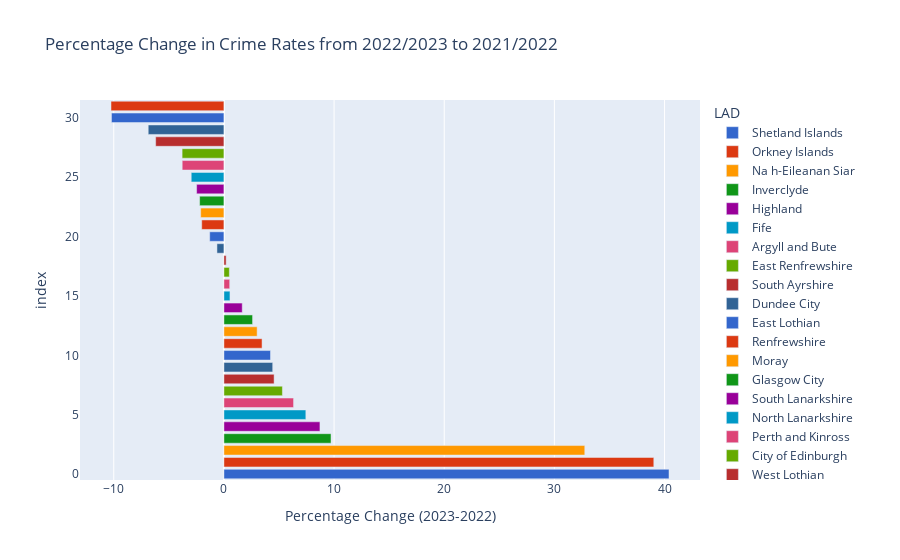

Source (notebook cell):
### Code cell
# Question 2: Which counties show highest increase and decrease in crime rates, over the past two years?
# Here I will select all crimes and calculate percentage changes between the last two years, for each county
all_crimes_df = crimes_ratios_df[crimes_ratios_df["Crime"]=="All Crimes"]
all_crimes_pivoted_df = pd.pivot_table(all_crimes_df, values="Value", index=["LAD"], columns="Date")
all_crimes_pivoted_df["Percentage Change (2023-2022)"] = ((all_crimes_pivoted_df["2022/2023"] - all_crimes_pivoted_df["2021/2022"])  / all_crimes_pivoted_df["2021/2022"] ) * 100

# Here I am plotting the bar graph of percentage changes
fig = px.bar(data_frame=all_crimes_pivoted_df.sort_values("Percentage Change (2023-2022)", ascending=False).reset_index(),
             x="Percentage Change (2023-2022)", color="LAD",
             color_discrete_sequence=px.colors.qualitative.G10,
             title="Percentage Change in Crime Rates from 2022/2023 to 2021/2022")
fig.show()
fig.write_html("assets/percent_change_crimes.html", default_width="100%", default_height="100%")

### Figure 1 — Plotly figure (JSON) as saved in the notebook; plotly's stock layout.template omitted (floating-point values rounded to 4 significant figures)
{"data": [{"alignmentgroup": "True", "hovertemplate": "LAD=Shetland Islands<br>Percentage Change (2023-2022)=%{x}<br>index=%{y}<extra></extra>", "legendgroup": "Shetland Islands", "marker": {"color": "#3366CC", "pattern": {"shape": ""}}, "name": "Shetland Islands", "offsetgroup": "Shetland Islands", "orientation": "h", "showlegend": true, "textposition": "auto", "type": "bar", "x": [40.4], "xaxis": "x", "y": [0], "yaxis": "y"}, {"alignmentgroup": "True", "hovertemplate": "LAD=Orkney Islands<br>Percentage Change (2023-2022)=%{x}<br>index=%{y}<extra></extra>", "legendgroup": "Orkney Islands", "marker": {"color": "#DC3912", "pattern": {"shape": ""}}, "name": "Orkney Islands", "offsetgroup": "Orkney Islands", "orientation": "h", "showlegend": true, "textposition": "auto", "type": "bar", "x": [39.02], "xaxis": "x", "y": [1], "yaxis": "y"}, {"alignmentgroup": "True", "hovertemplate": "LAD=Na h-Eileanan Siar<br>Percentage Change (2023-2022)=%{x}<br>index=%{y}<extra></extra>", "legendgroup": "Na h-Eileanan Siar", "marker": {"color": "#FF9900", "pattern": {"shape": ""}}, "name": "Na h-Eileanan Siar", "offsetgroup": "Na h-Eileanan Siar", "orientation": "h", "showlegend": true, "textposition": "auto", "type": "bar", "x": [32.76], "xaxis": "x", "y": [2], "yaxis": "y"}, {"alignmentgroup": "True", "hovertemplate": "LAD=Inverclyde<br>Percentage Change (2023-2022)=%{x}<br>index=%{y}<extra></extra>", "legendgroup": "Inverclyde", "marker": {"color": "#109618", "pattern": {"shape": ""}}, "name": "Inverclyde", "offsetgroup": "Inverclyde", "orientation": "h", "showlegend": true, "textposition": "auto", "type": "bar", "x": [9.722], "xaxis": "x", "y": [3], "yaxis": "y"}, {"alignmentgroup": "True", "hovertemplate": "LAD=Highland<br>Percentage Change (2023-2022)=%{x}<br>index=%{y}<extra></extra>", "legendgroup": "Highland", "marker": {"color": "#990099", "pattern": {"shape": ""}}, "name": "Highland", "offsetgroup": "Highland", "orientation": "h", "showlegend": true, "textposition": "auto", "type": "bar", "x": [8.718], "xaxis": "x", "y": [4], "yaxis": "y"}, {"alignmentgroup": "True", "hovertemplate": "LAD=Fife<br>Percentage Change (2023-2022)=%{x}<br>index=%{y}<extra></extra>", "legendgroup": "Fife", "marker": {"color": "#0099C6", "pattern": {"shape": ""}}, "name": "Fife", "offsetgroup": "Fife", "orientation": "h", "showlegend": true, "textposition": "auto", "type": "bar", "x": [7.436], "xaxis": "x", "y": [5], "yaxis": "y"}, {"alignmentgroup": "True", "hovertemplate": "LAD=Argyll and Bute<br>Percentage Change (2023-2022)=%{x}<br>index=%{y}<extra></extra>", "legendgroup": "Argyll and Bute", "marker": {"color": "#DD4477", "pattern": {"shape": ""}}, "name": "Argyll and Bute", "offsetgroup": "Argyll and Bute", "orientation": "h", "showlegend": true, "textposition": "auto", "type": "bar", "x": [6.322], "xaxis": "x", "y": [6], "yaxis": "y"}, {"alignmentgroup": "True", "hovertemplate": "LAD=East Renfrewshire<br>Percentage Change (2023-2022)=%{x}<br>index=%{y}<extra></extra>", "legendgroup": "East Renfrewshire", "marker": {"color": "#66AA00", "pattern": {"shape": ""}}, "name": "East Renfrewshire", "offsetgroup": "East Renfrewshire", "orientation": "h", "showlegend": true, "textposition": "auto", "type": "bar", "x": [5.31], "xaxis": "x", "y": [7], "yaxis": "y"}, {"alignmentgroup": "True", "hovertemplate": "LAD=South Ayrshire<br>Percentage Change (2023-2022)=%{x}<br>index=%{y}<extra></extra>", "legendgroup": "South Ayrshire", "marker": {"color": "#B82E2E", "pattern": {"shape": ""}}, "name": "South Ayrshire", "offsetgroup": "South Ayrshire", "orientation": "h", "showlegend": true, "textposition": "auto", "type": "bar", "x": [4.555], "xaxis": "x", "y": [8], "yaxis": "y"}, {"alignmentgroup": "True", "hovertemplate": "LAD=Dundee City<br>Percentage Change (2023-2022)=%{x}<br>index=%{y}<extra></extra>", "legendgroup": "Dundee City", "marker": {"color": "#316395", "pattern": {"shape": ""}}, "name": "Dundee City", "offsetgroup": "Dundee City", "orientation": "h", "showlegend": true, "textposition": "auto", "type": "bar", "x": [4.428], "xaxis": "x", "y": [9], "yaxis": "y"}, {"alignmentgroup": "True", "hovertemplate": "LAD=East Lothian<br>Percentage Change (2023-2022)=%{x}<br>index=%{y}<extra></extra>", "legendgroup": "East Lothian", "marker": {"color": "#3366CC", "pattern": {"shape": ""}}, "name": "East Lothian", "offsetgroup": "East Lothian", "orientation": "h", "showlegend": true, "textposition": "auto", "type": "bar", "x": [4.229], "xaxis": "x", "y": [10], "yaxis": "y"}, {"alignmentgroup": "True", "hovertemplate": "LAD=Renfrewshire<br>Percentage Change (2023-2022)=%{x}<br>index=%{y}<extra></extra>", "legendgroup": "Renfrewshire", "marker": {"color": "#DC3912", "pattern": {"shape": ""}}, "name": "Renfrewshire", "offsetgroup": "Renfrewshire", "orientation": "h", "showlegend": true, "textposition": "auto", "type": "bar", "x": [3.462], "xaxis": "x", "y": [11], "yaxis": "y"}, {"alignmentgroup": "True", "hovertemplate": "LAD=Moray<br>Percentage Change (2023-2022)=%{x}<br>index=%{y}<extra></extra>", "legendgroup": "Moray", "marker": {"color": "#FF9900", "pattern": {"shape": ""}}, "name": "Moray", "offsetgroup": "Moray", "orientation": "h", "showlegend": true, "textposition": "auto", "type": "bar", "x": [3.015], "xaxis": "x", "y": [12], "yaxis": "y"}, {"alignmentgroup": "True", "hovertemplate": "LAD=Glasgow City<br>Percentage Change (2023-2022)=%{x}<br>index=%{y}<extra></extra>", "legendgroup": "Glasgow City", "marker": {"color": "#109618", "pattern": {"shape": ""}}, "name": "Glasgow City", "offsetgroup": "Glasgow City", "orientation": "h", "showlegend": true, "textposition": "auto", "type": "bar", "x": [2.601], "xaxis": "x", "y": [13], "yaxis": "y"}, {"alignmentgroup": "True", "hovertemplate": "LAD=South Lanarkshire<br>Percentage Change (2023-2022)=%{x}<br>index=%{y}<extra></extra>", "legendgroup": "South Lanarkshire", "marker": {"color": "#990099", "pattern": {"shape": ""}}, "name": "South Lanarkshire", "offsetgroup": "South Lanarkshire", "orientation": "h", "showlegend": true, "textposition": "auto", "type": "bar", "x": [1.663], "xaxis": "x", "y": [14], "yaxis": "y"}, {"alignmentgroup": "True", "hovertemplate": "LAD=North Lanarkshire<br>Percentage Change (2023-2022)=%{x}<br>index=%{y}<extra></extra>", "legendgroup": "North Lanarkshire", "marker": {"color": "#0099C6", "pattern": {"shape": ""}}, "name": "North Lanarkshire", "offsetgroup": "North Lanarkshire", "orientation": "h", "showlegend": true, "textposition": "auto", "type": "bar", "x": [0.5495], "xaxis": "x", "y": [15], "yaxis": "y"}, {"alignmentgroup": "True", "hovertemplate": "LAD=Perth and Kinross<br>Percentage Change (2023-2022)=%{x}<br>index=%{y}<extra></extra>", "legendgroup": "Perth and Kinross", "marker": {"color": "#DD4477", "pattern": {"shape": ""}}, "name": "Perth and Kinross", "offsetgroup": "Perth and Kinross", "orientation": "h", "showlegend": true, "textposition": "auto", "type": "bar", "x": [0.5236], "xaxis": "x", "y": [16], "yaxis": "y"}, {"alignmentgroup": "True", "hovertemplate": "LAD=City of Edinburgh<br>Percentage Change (2023-2022)=%{x}<br>index=%{y}<extra></extra>", "legendgroup": "City of Edinburgh", "marker": {"color": "#66AA00", "pattern": {"shape": ""}}, "name": "City of Edinburgh", "offsetgroup": "City of Edinburgh", "orientation": "h", "showlegend": true, "textposition": "auto", "type": "bar", "x": [0.4934], "xaxis": "x", "y": [17], "yaxis": "y"}, {"alignmentgroup": "True", "hovertemplate": "LAD=West Lothian<br>Percentage Change (2023-2022)=%{x}<br>index=%{y}<extra></extra>", "legendgroup": "West Lothian", "marker": {"color": "#B82E2E", "pattern": {"shape": ""}}, "name": "West Lothian", "offsetgroup": "West Lothian", "orientation": "h", "showlegend": true, "textposition": "auto", "type": "bar", "x": [0.2016], "xaxis": "x", "y": [18], "yaxis": "y"}, {"alignmentgroup": "True", "hovertemplate": "LAD=Midlothian<br>Percentage Change (2023-2022)=%{x}<br>index=%{y}<extra></extra>", "legendgroup": "Midlothian", "marker": {"color": "#316395", "pattern": {"shape": ""}}, "name": "Midlothian", "offsetgroup": "Midlothian", "orientation": "h", "showlegend": true, "textposition": "auto", "type": "bar", "x": [-0.6329], "xaxis": "x", "y": [19], "yaxis": "y"}, {"alignmentgroup": "True", "hovertemplate": "LAD=Aberdeenshire<br>Percentage Change (2023-2022)=%{x}<br>index=%{y}<extra></extra>", "legendgroup": "Aberdeenshire", "marker": {"color": "#3366CC", "pattern": {"shape": ""}}, "name": "Aberdeenshire", "offsetgroup": "Aberdeenshire", "orientation": "h", "showlegend": true, "textposition": "auto", "type": "bar", "x": [-1.29], "xaxis": "x", "y": [20], "yaxis": "y"}, {"alignmentgroup": "True", "hovertemplate": "LAD=Falkirk<br>Percentage Change (2023-2022)=%{x}<br>index=%{y}<extra></extra>", "legendgroup": "Falkirk", "marker": {"color": "#DC3912", "pattern": {"shape": ""}}, "name": "Falkirk", "offsetgroup": "Falkirk", "orientation": "h", "showlegend": true, "textposition": "auto", "type": "bar", "x": [-2.016], "xaxis": "x", "y": [21], "yaxis": "y"}, {"alignmentgroup": "True", "hovertemplate": "LAD=North Ayrshire<br>Percentage Change (2023-2022)=%{x}<br>index=%{y}<extra></extra>", "legendgroup": "North Ayrshire", "marker": {"color": "#FF9900", "pattern": {"shape": ""}}, "name": "North Ayrshire", "offsetgroup": "North Ayrshire", "orientation": "h", "showlegend": true, "textposition": "auto", "type": "bar", "x": [-2.107], "xaxis": "x", "y": [22], "yaxis": "y"}, {"alignmentgroup": "True", "hovertemplate": "LAD=Angus<br>Percentage Change (2023-2022)=%{x}<br>index=%{y}<extra></extra>", "legendgroup": "Angus", "marker": {"color": "#109618", "pattern": {"shape": ""}}, "name": "Angus", "offsetgroup": "Angus", "orientation": "h", "showlegend": true, "textposition": "auto", "type": "bar", "x": [-2.206], "xaxis": "x", "y": [23], "yaxis": "y"}, {"alignmentgroup": "True", "hovertemplate": "LAD=West Dunbartonshire<br>Percentage Change (2023-2022)=%{x}<br>index=%{y}<extra></extra>", "legendgroup": "West Dunbartonshire", "marker": {"color": "#990099", "pattern": {"shape": ""}}, "name": "West Dunbartonshire", "offsetgroup": "West Dunbartonshire", "orientation": "h", "showlegend": true, "textposition": "auto", "type": "bar", "x": [-2.479], "xaxis": "x", "y": [24], "yaxis": "y"}, {"alignmentgroup": "True", "hovertemplate": "LAD=Clackmannanshire<br>Percentage Change (2023-2022)=%{x}<br>index=%{y}<extra></extra>", "legendgroup": "Clackmannanshire", "marker": {"color": "#0099C6", "pattern": {"shape": ""}}, "name": "Clackmannanshire", "offsetgroup": "Clackmannanshire", "orientation": "h", "showlegend": true, "textposition": "auto", "type": "bar", "x": [-2.968], "xaxis": "x", "y": [25], "yaxis": "y"}, {"alignmentgroup": "True", "hovertemplate": "LAD=East Dunbartonshire<br>Percentage Change (2023-2022)=%{x}<br>index=%{y}<extra></extra>", "legendgroup": "East Dunbartonshire", "marker": {"color": "#DD4477", "pattern": {"shape": ""}}, "name": "East Dunbartonshire", "offsetgroup": "East Dunbartonshire", "orientation": "h", "showlegend": true, "textposition": "auto", "type": "bar", "x": [-3.788], "xaxis": "x", "y": [26], "yaxis": "y"}, {"alignmentgroup": "True", "hovertemplate": "LAD=East Ayrshire<br>Percentage Change (2023-2022)=%{x}<br>index=%{y}<extra></extra>", "legendgroup": "East Ayrshire", "marker": {"color": "#66AA00", "pattern": {"shape": ""}}, "name": "East Ayrshire", "offsetgroup": "East Ayrshire", "orientation": "h", "showlegend": true, "textposition": "auto", "type": "bar", "x": [-3.795], "xaxis": "x", "y": [27], "yaxis": "y"}, {"alignmentgroup": "True", "hovertemplate": "LAD=Aberdeen City<br>Percentage Change (2023-2022)=%{x}<br>index=%{y}<extra></extra>", "legendgroup": "Aberdeen City", "marker": {"color": "#B82E2E", "pattern": {"shape": ""}}, "name": "Aberdeen City", "offsetgroup": "Aberdeen City", "orientation": "h", "showlegend": true, "textposition": "auto", "type": "bar", "x": [-6.196], "xaxis": "x", "y": [28], "yaxis": "y"}, {"alignmentgroup": "True", "hovertemplate": "LAD=Scottish Borders<br>Percentage Change (2023-2022)=%{x}<br>index=%{y}<extra></extra>", "legendgroup": "Scottish Borders", "marker": {"color": "#316395", "pattern": {"shape": ""}}, "name": "Scottish Borders", "offsetgroup": "Scottish Borders", "orientation": "h", "showlegend": true, "textposition": "auto", "type": "bar", "x": [-6.872], "xaxis": "x", "y": [29], "yaxis": "y"}, {"alignmentgroup": "True", "hovertemplate": "LAD=Dumfries and Galloway<br>Percentage Change (2023-2022)=%{x}<br>index=%{y}<extra></extra>", "legendgroup": "Dumfries and Galloway", "marker": {"color": "#3366CC", "pattern": {"shape": ""}}, "name": "Dumfries and Galloway", "offsetgroup": "Dumfries and Galloway", "orientation": "h", "showlegend": true, "textposition": "auto", "type": "bar", "x": [-10.21], "xaxis": "x", "y": [30], "yaxis": "y"}, {"alignmentgroup": "True", "hovertemplate": "LAD=Stirling<br>Percentage Change (2023-2022)=%{x}<br>index=%{y}<extra></extra>", "legendgroup": "Stirling", "marker": {"color": "#DC3912", "pattern": {"shape": ""}}, "name": "Stirling", "offsetgroup": "Stirling", "orientation": "h", "showlegend": true, "textposition": "auto", "type": "bar", "x": [-10.25], "xaxis": "x", "y": [31], "yaxis": "y"}], "layout": {"barmode": "relative", "legend": {"title": {"text": "LAD"}, "tracegroupgap": 0}, "title": {"text": "Percentage Change in Crime Rates from 2022/2023 to 2021/2022"}, "xaxis": {"anchor": "y", "domain": [0, 1], "title": {"text": "Percentage Change (2023-2022)"}}, "yaxis": {"anchor": "x", "domain": [0, 1], "title": {"text": "index"}}}}
